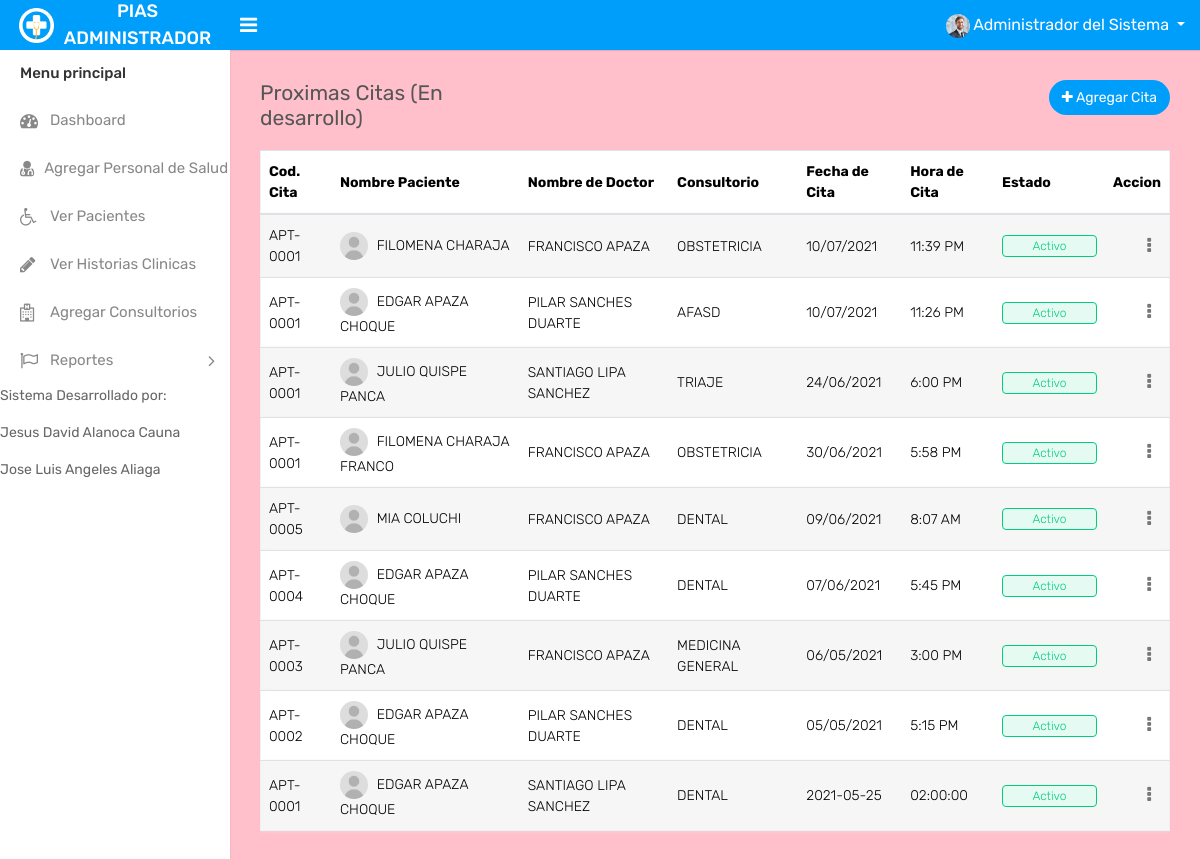
Page /admin/appointments.php (signed in) on the committed database.
### tables this page shows
CREATE TABLE `citas` (
  `idcitas` int(11) NOT NULL AUTO_INCREMENT,
  `codcita` varchar(20) NOT NULL,
  `idpaciente` int(11) NOT NULL,
  `idconsultorio` int(11) NOT NULL,
  `iddoctor` int(11) NOT NULL,
  `fecha` varchar(12) NOT NULL,
  `hora` varchar(15) NOT NULL,
  `emailpac` varchar(150) DEFAULT NULL,
  `telefono` varchar(50) DEFAULT NULL,
  `mensaje` varchar(255) DEFAULT NULL,
  `feccreate` datetime DEFAULT NULL,
  `status` tinyint(1) DEFAULT NULL,
  `idreferencia` int(11) DEFAULT NULL,
  PRIMARY KEY (`idcitas`),
  KEY `fk_citas_consultorio_idx` (`idconsultorio`),
  KEY `fk_citas_doctor_idx` (`iddoctor`),
  KEY `fk_citas_paciente_idx` (`idpaciente`),
  KEY `fk_citas_referencia_idx` (`idreferencia`),
  CONSTRAINT `fk_citas_consultorio` FOREIGN KEY (`idconsultorio`) REFERENCES `consultorio` (`idconsultorio`) ON DELETE CASCADE ON UPDATE CASCADE,
  CONSTRAINT `fk_citas_doctor` FOREIGN KEY (`iddoctor`) REFERENCES `doctor` (`iddoc`) ON DELETE CASCADE ON UPDATE CASCADE,
  CONSTRAINT `fk_citas_paciente` FOREIGN KEY (`idpaciente`) REFERENCES `paciente` (`idpac`) ON DELETE CASCADE ON UPDATE CASCADE,
  CONSTRAINT `fk_citas_referencia` FOREIGN KEY (`idreferencia`) REFERENCES `referencia` (`idreferencia`) ON DELETE CASCADE ON UPDATE CASCADE
);

CREATE TABLE `consultorio` (
  `idconsultorio` int(11) NOT NULL AUTO_INCREMENT,
  `consultorio` varchar(200) NOT NULL,
  `descripcion` varchar(255) NOT NULL,
  `status` tinyint(1) DEFAULT NULL,
  PRIMARY KEY (`idconsultorio`)
);

### model/Conexion.php (called while the page is built, shortened)
<?php
class Conexion
{
	private $conn;
	function __construct()
	{
	    $host = "localhost";
        $user = "usuario";
        $pass = "archivo123$";
        $db   = "hospital";
        $this->conn = new mysqli($host, $user, $pass, $db);
        return $this->conn;
	}
    public function ConsultaCon($sql)
    {
        if(!$result = $this->conn->query($sql)){
            echo "Error: ".mysqli_error($this->conn);
            return false;
            exit();
        }
        return $result;
    }
    public function ConsultaArray($sql)
    {
        if(!$result = $this->conn->query($sql)){
            echo "Error. ".mysqli_error($this->conn);
            return false;
        }
        $data = $result->fetch_array(MYSQLI_ASSOC);
        return $data;
    }
}

### model/citas.model.php (called while the page is built, shortened)
<?php
require "Conexion.php";
class Citas
{
	private $conn;
	function __construct()
	{
		$this->conn = new Conexion();
		return $this->conn;
	}
	function Buscartodos()
	{
		$sql = "SELECT idcitas, codcita, idpaciente, idconsultorio, iddoctor, fecha, hora, emailpac, telefono, mensaje, status FROM citas ORDER BY feccreate DESC LIMIT 30;";
		$data = $this->conn->ConsultaCon($sql);
		return $data;
	}
	function MostrarPaciente($idpaciente)
	{
		$sql = "SELECT concat(nombre,' ',apellidos) AS nombres FROM paciente WHERE idpac = " . $idpaciente;
		$data = $this->conn->ConsultaArray($sql);
		return $data['nombres'];
	}
	function MostrarConsultorio($idconsultorio)
	{
		$sql = "SELECT consultorio FROM consultorio WHERE idconsultorio = " .$idconsultorio;
		$data = $this->conn->ConsultaArray($sql);
		return $data['consultorio'];
	}
	function MostrarDoctor($iddoctor)
	{
		$sql = "SELECT concat(nombre,' ',apellidos) AS doctor FROM doctor WHERE iddoc = " .$iddoctor;
		$data = $this->conn->ConsultaArray($sql);
		return $data['doctor'];
	}
}

### admin/appointments.php (the view, shortened to what this page needs)
<?php
include "header.php";
require "../model/citas.model.php";
$citas = new Citas();
$listcitas = $citas->Buscartodos();
?>
        <div class="page-wrapper">
            <div class="content">
                <div class="row">
                    <div class="col-sm-4 col-3">
                        <h4 class="page-title">Proximas Citas (En desarrollo)</h4>
                    </div>
                    <div class="col-sm-8 col-9 text-right m-b-20">
                        <a href="add-appointment.php" class="btn btn btn-primary btn-rounded float-right"><i class="fa fa-plus"></i> Agregar Cita</a>
                    </div>
                </div>
				<div class="row">
					<div class="col-md-12">
						<div class="table-responsive">
							<table class="table table-striped custom-table">
								<thead>
									<tr>
										<th>Cod. Cita</th>
										<th>Nombre Paciente</th>
										<th>Nombre de Doctor</th>
										<th>Consultorio</th>
										<th>Fecha de Cita</th>
										<th>Hora de Cita</th>
										<th>Estado</th>
										<th class="text-right">Accion</th>
									</tr>
								</thead>
								<tbody>
								<?php
									while($fila = $listcitas->fetch_array(MYSQLI_ASSOC)){
								?>
									<tr>
										<td><?php  echo $fila['codcita'];?></td>
										<td><img width="28" height="28" src="assets/img/user.jpg" class="rounded-circle m-r-5" alt="">
										<?php
											echo $paciente = $citas->MostrarPaciente($fila['idpaciente']);
										?>
										</td>
										<td><?php
											echo $consultorio = $citas->MostrarDoctor($fila['iddoctor']);
											?>
										</td>
										<td><?php
											echo $consultorio = $citas->MostrarConsultorio($fila['idconsultorio']);
											?>
										</td>
										<td><?php echo $fila['fecha']; ?></td>
										<td><?php echo $fila['hora']; ?></td>
										<td>
											<?php
												if($fila['status'] == 1){
											?>
													<span class="custom-badge status-green">Activo</span>
											<?php
												}else{
											?>
													<span class="custom-badge status-red">Inactivo</span>
											<?php
												}
											?>
										</td>
										<td class="text-right">
											<div class="dropdown dropdown-action">
												<a href="#" class="action-icon dropdown-toggle" data-toggle="dropdown" aria-expanded="false"><i class="fa fa-ellipsis-v"></i></a>
											</div>
										</td>
									</tr>
								<?php }?>
								</tbody>
							</table>
						</div>
					</div>
                </div>
            </div>
		</div>
    </div>

### admin/header.php (shortened to what this page needs)
<?php
if(isset($_SESSION['administrator']))
{
?>
<!DOCTYPE html>
<html lang="es">
<head>
        <link rel="stylesheet" type="text/css" href="assets/css/bootstrap.min.css">
    <link rel="stylesheet" type="text/css" href="assets/css/font-awesome.min.css">
    <link rel="stylesheet" type="text/css" href="assets/css/select2.min.css">
    <link rel="stylesheet" type="text/css" href="assets/css/dataTables.bootstrap4.min.css">
    <link rel="stylesheet" type="text/css" href="assets/css/bootstrap-datetimepicker.min.css">
    <link rel="stylesheet" type="text/css" href="assets/css/style.css">
</head>
<body>
    <div class="main-wrapper">
        <div class="header">
			<div class="header-left">
				<a href="index.php" class="logo">
					<img src="assets/img/logo.png" width="35" height="35" alt=""> <span>PIAS ADMINISTRADOR</span>
				</a>
			</div>
			<a id="toggle_btn" href="javascript:void(0);"><i class="fa fa-bars"></i></a>
            <ul class="nav user-menu float-right">
                <li class="nav-item dropdown has-arrow">
                    <a href="#" class="dropdown-toggle nav-link user-link" data-toggle="dropdown">
                        <span class="user-img"><img class="rounded-circle" width="40" src="avatar/admin.jpg" alt="" />
                        </span>
                        <span>Administrador del Sistema</span>
                    </a>
                </li>
            </ul>
        </div>
        <div class="sidebar" id="sidebar">
            <div class="sidebar-inner slimscroll">
                <div id="sidebar-menu" class="sidebar-menu">
                    <ul>
                        <li class="menu-title">Menu principal</li>
                        <li>
                            <a href="index.php"><i class="fa fa-dashboard"></i> <span>Dashboard</span></a>
                        </li>
						<li>
                            <a href="doctors.php"><i class="fa fa-user-md"></i> <span>Agregar Personal de Salud</span></a>
                        </li>
                        <li>
                            <a href="paciente.php"><i class="fa fa-wheelchair"></i> <span>Ver Pacientes</span></a>
                        </li>
                        <li>
                            <a href="hc1.php"><i class="fa fa-pencil"></i> <span>Ver Historias Clinicas</span></a>
                        </li>
                        <li>
                            <a href="departments.php"><i class="fa fa-hospital-o"></i> <span>Agregar Consultorios</span></a>
                        </li>
						<li class="submenu">
							<a href="#"><i class="fa fa-flag-o"></i> <span> Reportes </span> <span class="menu-arrow"></span></a>
						</li>
                        <li class="submenu">
                            <p>Sistema Desarrollado por:</p>
                            <p>Jesus David Alanoca Cauna</p>
                            <p>Jose Luis Angeles Aliaga</p>
                        </li>
                    </ul>
                </div>
            </div>
        </div>
<?php
}else{
header("Location: ../index.html");
}
?>

### admin/header.php (style rules this page uses)
.main-wrapper { background-color: pink; }

### rows in the picture
citas: codcita "APT-0001", MostrarPaciente "FILOMENA CHARAJA", MostrarDoctor "FRANCISCO APAZA", idconsultorio.consultorio "OBSTETRICIA", fecha "10/07/2021", hora "11:39 PM", status "Activo"
citas: codcita "APT-0001", MostrarPaciente "EDGAR APAZA CHOQUE", MostrarDoctor "PILAR SANCHES DUARTE", idconsultorio.consultorio "AFASD", fecha "10/07/2021", hora "11:26 PM", status "Activo"
citas: codcita "APT-0001", MostrarPaciente "JULIO QUISPE PANCA", MostrarDoctor "SANTIAGO LIPA SANCHEZ", idconsultorio.consultorio "TRIAJE", fecha "24/06/2021", hora "6:00 PM", status "Activo"
citas: codcita "APT-0001", MostrarPaciente "FILOMENA CHARAJA FRANCO", MostrarDoctor "FRANCISCO APAZA", idconsultorio.consultorio "OBSTETRICIA", fecha "30/06/2021", hora "5:58 PM", status "Activo"
citas: codcita "APT-0005", MostrarPaciente "MIA COLUCHI", MostrarDoctor "FRANCISCO APAZA", idconsultorio.consultorio "DENTAL", fecha "09/06/2021", hora "8:07 AM", status "Activo"
citas: codcita "APT-0004", MostrarPaciente "EDGAR APAZA CHOQUE", MostrarDoctor "PILAR SANCHES DUARTE", idconsultorio.consultorio "DENTAL", fecha "07/06/2021", hora "5:45 PM", status "Activo"
citas: codcita "APT-0003", MostrarPaciente "JULIO QUISPE PANCA", MostrarDoctor "FRANCISCO APAZA", idconsultorio.consultorio "MEDICINA GENERAL", fecha "06/05/2021", hora "3:00 PM", status "Activo"
citas: codcita "APT-0002", MostrarPaciente "EDGAR APAZA CHOQUE", MostrarDoctor "PILAR SANCHES DUARTE", idconsultorio.consultorio "DENTAL", fecha "05/05/2021", hora "5:15 PM", status "Activo"
citas: codcita "APT-0001", MostrarPaciente "EDGAR APAZA CHOQUE", MostrarDoctor "SANTIAGO LIPA SANCHEZ", idconsultorio.consultorio "DENTAL", fecha "2021-05-25", hora "02:00:00", status "Activo"
